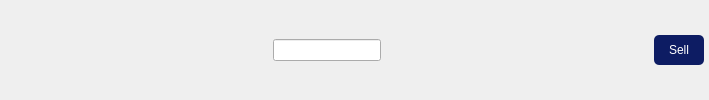
        <widget class="QWidget" name="widget" native="true">
         <property name="minimumSize">
          <size>
           <width>0</width>
           <height>40</height>
          </size>
         </property>
         <property name="styleSheet">
          <string notr="true">#pushButton_3 {
	background-color: rgb(9, 20, 68);
    border: rgb(9, 20, 68);
	color: white;
	border-radius: 3px;
}</string>
         </property>
         <layout class="QHBoxLayout" name="horizontalLayout_4">
          <property name="spacing">
           <number>0</number>
          </property>
          <property name="leftMargin">
           <number>0</number>
          </property>
          <property name="topMargin">
           <number>0</number>
          </property>
          <property name="rightMargin">
           <number>0</number>
          </property>
          <property name="bottomMargin">
           <number>0</number>
          </property>
          <item>
           <widget class="QPushButton" name="changeBtn_1">
            <property name="enabled">
             <bool>true</bool>
            </property>
            <property name="text">
             <string/>
            </property>
            <property name="icon">
             <iconset resource="resource.qrc">
              <normaloff>:/ico/icon/menu.ico</normaloff>:/ico/icon/menu.ico</iconset>
            </property>
            <property name="checkable">
             <bool>true</bool>
            </property>
            <property name="flat">
             <bool>true</bool>
            </property>
           </widget>
          </item>
          <item>
           <spacer name="horizontalSpacer">
            <property name="orientation">
             <enum>Qt::Horizontal</enum>
            </property>
            <property name="sizeHint" stdset="0">
             <size>
              <width>233</width>
              <height>20</height>
             </size>
            </property>
           </spacer>
          </item>
          <item>
           <layout class="QHBoxLayout" name="horizontalLayout">
            <property name="spacing">
             <number>0</number>
            </property>
            <item>
             <widget class="QLineEdit" name="searchInput_1"/>
            </item>
            <item>
             <widget class="QPushButton" name="searchBtn_1">
              <property name="text">
               <string/>
              </property>
              <property name="icon">
               <iconset resource="resource.qrc">
                <normaloff>:/ico/icon/search.ico</normaloff>:/ico/icon/search.ico</iconset>
              </property>
              <property name="flat">
               <bool>true</bool>
              </property>
             </widget>
            </item>
           </layout>
          </item>
          <item>
           <spacer name="horizontalSpacer_2">
            <property name="orientation">
             <enum>Qt::Horizontal</enum>
            </property>
            <property name="sizeHint" stdset="0">
             <size>
              <width>233</width>
              <height>20</height>
             </size>
            </property>
           </spacer>
          </item>
          <item>
           <widget class="QPushButton" name="sellBtn_1">
            <property name="minimumSize">
             <size>
              <width>50</width>
              <height>30</height>
             </size>
            </property>
            <property name="styleSheet">
             <string notr="true">font-family: &quot;Josefin Sans Medium&quot;;
font-size: 12px;
background-color: #0d1c63;
color: #ffffff;
border-radius: 5;</string>
            </property>
            <property name="text">
             <string>Sell</string>
            </property>
           </widget>
          </item>
          <item>
           <spacer name="horizontalSpacer_5">
            <property name="orientation">
             <enum>Qt::Horizontal</enum>
            </property>
            <property name="sizeType">
             <enum>QSizePolicy::Fixed</enum>
            </property>
            <property name="sizeHint" stdset="0">
             <size>
              <width>5</width>
              <height>20</height>
             </size>
            </property>
           </spacer>
          </item>
         </layout>
        </widget>
